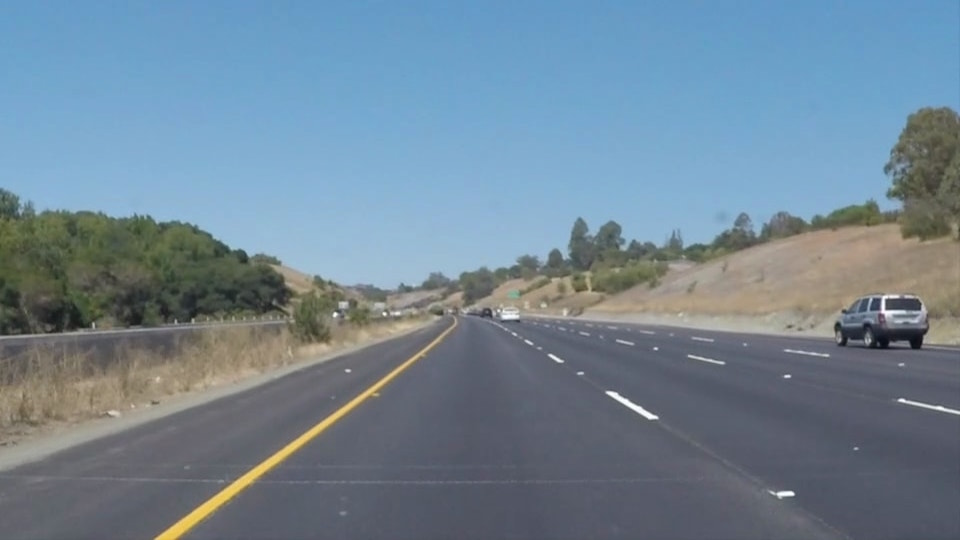
#> input picture test_images/solidYellowCurve.jpg, 960 x 540 px
$ jupyter execute --allow-errors lane_line_detector.ipynb   (shell and % lines are left out)
#> lines starting #> are read from the running program, lines starting #| are printed output that depends on the picture; after the words box and inside, x2 and y2 are one past the last pixel; in counts of white or black regions, pixels touching at a corner belong together
# Self-Driving Car Engineer Nanodegree

## Project: **Finding Lane Lines on the Road**
***
In this project, you will use the tools you learned about in the lesson to identify lane lines on the road.  You can develop your pipeline on a series of individual images, and later apply the result to a video stream (really just a series of images). Check out the video clip "raw-lines-example.mp4" (also contained in this repository) to see what the output should look like after using the helper functions below.

Once you have a result that looks roughly like "raw-lines-example.mp4", you'll need to get creative and try to average and/or extrapolate the line segments you've detected to map out the full extent of the lane lines.  You can see an example of the result you're going for in the video "P1_example.mp4".  Ultimately, you would like to draw just one line for the left side of the lane, and one for the right.

In addition to implementing code, there is a brief writeup to complete. The writeup should be completed in a separate file, which can be either a markdown file or a pdf document. There is a [write up template](https://github.com/udacity/CarND-LaneLines-P1/blob/master/writeup_template.md) that can be used to guide the writing process. Completing both the code in the Ipython notebook and the writeup template will cover all of the [rubric points](https://review.udacity.com/#!/rubrics/322/view) for this project.

---
Let's have a look at our first image called 'test_images/solidWhiteRight.jpg'.  Run the 2 cells below (hit Shift-Enter or the "play" button above) to display the image.

**Note: If, at any point, you encounter frozen display windows or other confounding issues, you can always start again with a clean slate by going to the "Kernel" menu above and selecting "Restart & Clear Output".**

---

**The tools you have are color selection, region of interest selection, grayscaling, Gaussian smoothing, Canny Edge Detection and Hough Tranform line detection.  You  are also free to explore and try other techniques that were not presented in the lesson.  Your goal is piece together a pipeline to detect the line segments in the image, then average/extrapolate them and draw them onto the image for display (as below).  Once you have a working pipeline, try it out on the video stream below.**

---

<figure>

 <figcaption>
 <p></p>
 <p style="text-align: center;"> Your output should look something like this (above) after detecting line segments using the helper functions below </p>
 </figcaption>
</figure>
 <p></p>
<figure>

 <figcaption>
 <p></p>
 <p style="text-align: center;"> Your goal is to connect/average/extrapolate line segments to get output like this</p>
 </figcaption>
</figure>

**Run the cell below to import some packages.  If you get an `import error` for a package you've already installed, try changing your kernel (select the Kernel menu above --> Change Kernel).  Still have problems?  Try relaunching Jupyter Notebook from the terminal prompt.  Also, consult the forums for more troubleshooting tips.**

## Import Packages

[cell 1]
#importing some useful packages
import matplotlib.pyplot as plt
import matplotlib.image as mpimg
import numpy as np
import cv2

## Read in an Image

[cell 2]
#reading in an image
image = mpimg.imread('test_images/solidYellowCurve.jpg')
#> image is the input picture: shape (540, 960, 3); mean R, G, B 113, 133.4, 149
#image = mpimg.imread('test_images/solidYellowCurve2.jpg')
#image = mpimg.imread('test_images/challenge3.jpg')   # this is for challenge

#printing out some stats and plotting
print('This image is:', type(image), 'with dimensions:', image.shape)
#| This image is: <class 'numpy.ndarray'> with dimensions: (540, 960, 3)
plt.imshow(image)  # if you wanted to show a single color channel image called 'gray', for example, call as plt.imshow(gray, cmap='gray')

# Region-of-interest vertices
# We want a trapezoid shape, with bottom edge at the bottom of the image
trap_bottom_width = 0.85  # width of bottom edge of trapezoid, expressed as percentage of image width
trap_top_width = 0.07     # ditto for top edge of trapezoid
trap_height = 0.4         # height of the trapezoid expressed as percentage of image height
imshape = image.shape
vertices = np.array( np.floor( [[ ( imshape[1]*(0.5-trap_bottom_width/2),imshape[0] ),\
                       ( (imshape[1]*(0.5-trap_top_width/2)), imshape[0]*(1-trap_height) ),\
                       ( (imshape[1]*(0.5+trap_top_width/2)), imshape[0]*(1-trap_height) ), \
                       ( imshape[1]*(0.5+trap_bottom_width/2),imshape[0]) ]] ), dtype=np.int32  )

## Ideas for Lane Detection Pipeline

**Some OpenCV functions (beyond those introduced in the lesson) that might be useful for this project are:**

`cv2.inRange()` for color selection
`cv2.fillPoly()` for regions selection
`cv2.line()` to draw lines on an image given endpoints
`cv2.addWeighted()` to coadd / overlay two images
`cv2.cvtColor()` to grayscale or change color
`cv2.imwrite()` to output images to file
`cv2.bitwise_and()` to apply a mask to an image

**Check out the OpenCV documentation to learn about these and discover even more awesome functionality!**

## Helper Functions

Below are some helper functions to help get you started. They should look familiar from the lesson!

[cell 3]
import math

def grayscale(img):
    """Applies the Grayscale transform
    This will return an image with only one color channel
    but NOTE: to see the returned image as grayscale
    (assuming your grayscaled image is called 'gray')
    you should call plt.imshow(gray, cmap='gray')"""
    return cv2.cvtColor(img, cv2.COLOR_RGB2GRAY)
    # Or use BGR2GRAY if you read an image with cv2.imread()
    # return cv2.cvtColor(img, cv2.COLOR_BGR2GRAY)

def graymask(gray_img, gray_threshold):
    """Applies the Gray filter
    This will return a gray image with the regions inside the gray_threshold.
    It first transform the image to gray range and then filter it based on the Gray range.
    `img` is a gray image with 1 channel.
    `gray_threshold` should be a numpy array of an integer (0-255) like :
    gray_threshold = [100]
    """
    # copy the gray_img for mask calculation
    temp= np.copy(gray_img)
    # Mask pixels below the gray_threshold
    color_threshold = (temp[:,:] < gray_threshold[0])
    temp[color_threshold]  = [0]
    temp[~color_threshold] = [255]
    return temp

# [15 lines left out: function rgbfilter, not called in this run]

def hsvmask(img, hsv_rangeLower, hsv_rangeUpper):
    """Applies the HSV filter
    This will return a binary image with the regions inside the hsv_rangeLower and hsv_rangeLower.
    It first transform the image to HSV range and then calculate a mask to represent the regions inside of the HSV range.
    `img` is a colorful image with 3 channels.
    `hsv_rangeLower` and `hsv_rangeUpper` should be numpy arrays of integers like:
    hsv_rangeLower = np.array([10, 100, 100])
    hsv_rangeUpper = np.array([20, 255, 255])
    in opencv the range for HSV values would be as follows:
    H (HUE): 0-179
    S (Saturation): 0-255
    V (Value): 0-255
    """
    img_hsv = cv2.cvtColor(img, cv2.COLOR_RGB2HSV)
    # Or use BGR2HSV if you read an image with cv2.imread()
    # return cv2.cvtColor(img, cv2.COLOR_BGR2HSV)
    return cv2.inRange(img_hsv, hsv_rangeLower, hsv_rangeUpper)

def canny(img, low_threshold, high_threshold):
    """Applies the Canny transform"""
    return cv2.Canny(img, low_threshold, high_threshold)

def gaussian_blur(img, kernel_size):
    """Applies a Gaussian Noise kernel"""
    return cv2.GaussianBlur(img, (kernel_size, kernel_size), 0)

def region_of_interest(img, vertices):
    """
    Applies an image mask.

    Only keeps the region of the image defined by the polygon
    formed from `vertices`. The rest of the image is set to black.
    `vertices` should be a numpy array of integer points.
    """
    #defining a blank mask to start with
    mask = np.zeros_like(img)

    #defining a 3 channel or 1 channel color to fill the mask with depending on the input image
    if len(img.shape) > 2:
        channel_count = img.shape[2]  # i.e. 3 or 4 depending on your image
        ignore_mask_color = (255,) * channel_count
    else:
        ignore_mask_color = 255

    #filling pixels inside the polygon defined by "vertices" with the fill color
    cv2.fillPoly(mask, vertices, ignore_mask_color)

    #returning the image only where mask pixels are nonzero
    masked_image = cv2.bitwise_and(img, mask)
    return masked_image


def draw_lines(img, lines, window_height, color=[255, 0, 0], thickness=10):
    """
    NOTE: this is the function you might want to use as a starting point once you want to
    average/extrapolate the line segments you detect to map out the full
    extent of the lane (going from the result shown in raw-lines-example.mp4
    to that shown in P1_example.mp4).

    Think about things like separating line segments by their
    slope ((y2-y1)/(x2-x1)) to decide which segments are part of the left
    line vs. the right line.  Then, you can average the position of each of
    the lines and extrapolate to the top and bottom of the lane.

    This function draws `lines` with `color` and `thickness`.
    Lines are drawn on the image inplace (mutates the image).
    If you want to make the lines semi-transparent, think about combining
    this function with the weighted_img() function below

    `window_height` is the height of region of interest
    """
    # In case of error, don't draw the line(s)
    if lines is None:
        return
    if len(lines) == 0:
        return
    draw_right = True
    draw_left = True

    # Find slopes of all lines
    # But only care about lines where abs(slope) > slope_threshold
    slope_threshold_lower = 0.5
    slope_threshold_upper = 1
    slopes = []
    new_lines = []
    for line in lines:
        x1, y1, x2, y2 = line[0]  # line = [[x1, y1, x2, y2]]

        # Calculate slope
        if x2 - x1 == 0.:  # corner case, avoiding division by 0
            slope = 999.  # practically infinite slope
        else:
            slope = (y2 - y1) / (x2 - x1)

        # Filter lines based on slope
        if abs(slope) > slope_threshold_lower and abs(slope) < slope_threshold_upper:
            slopes.append(slope)
            new_lines.append(line)

    lines = new_lines

    # Split lines into right_lines and left_lines, representing the right and left lane lines
    # Right/left lane lines must have positive/negative slope, and be on the right/left half of the image
    right_lines = []
    left_lines = []
    for i, line in enumerate(lines):
        x1, y1, x2, y2 = line[0]
        img_x_center = img.shape[1] / 2  # x coordinate of center of image
        if slopes[i] > 0 and x1 > img_x_center and x2 > img_x_center:
            right_lines.append(line)
        elif slopes[i] < 0 and x1 < img_x_center and x2 < img_x_center:
            left_lines.append(line)


    # Run linear regression to find best fit line for right and left lane lines
    # Right lane lines
    right_lines_x = []
    right_lines_y = []

    for line in right_lines:
        x1, y1, x2, y2 = line[0]

        right_lines_x.append(x1)
        right_lines_x.append(x2)

        right_lines_y.append(y1)
        right_lines_y.append(y2)

    if len(right_lines_x) > 0:
        right_m, right_b = np.polyfit(right_lines_x, right_lines_y, 1)  # y = m*x + b
    else:
        right_m, right_b = 1, 1
        draw_right = False

    # Left lane lines
    left_lines_x = []
    left_lines_y = []

    for line in left_lines:
        x1, y1, x2, y2 = line[0]

        left_lines_x.append(x1)
        left_lines_x.append(x2)

        left_lines_y.append(y1)
        left_lines_y.append(y2)

    if len(left_lines_x) > 0:
        left_m, left_b = np.polyfit(left_lines_x, left_lines_y, 1)  # y = m*x + b
    else:
        left_m, left_b = 1, 1
        draw_left = False

    # Find 2 end points for right and left lines, used for drawing the line
    # y = m*x + b --> x = (y - b)/m
    #trap_height = window_height
    y1 = img.shape[0]
    y2 = img.shape[0] * (1 - window_height)

    right_x1 = (y1 - right_b) / right_m
    right_x2 = (y2 - right_b) / right_m

    # Set a tolerance respect to the image center to draw final right line
    tolerance = 0.1
    if right_x1 < (img.shape[1] *(0.5-tolerance)) or right_x2 < (img.shape[1] *(0.5-tolerance)):
        draw_right = False

    left_x1 = (y1 - left_b) / left_m
    left_x2 = (y2 - left_b) / left_m

    # Set a tolerance respect to the image center to draw final left line
    if left_x1 > (img.shape[1] *(0.5+tolerance)) or left_x2 > (img.shape[1] *(0.5+tolerance)):
        draw_left = False

    # Convert calculated end points from float to int
    y1 = int(y1)
    y2 = int(y2)
    right_x1 = int(right_x1)
    right_x2 = int(right_x2)
    left_x1 = int(left_x1)
    left_x2 = int(left_x2)

    # Draw the right and left lines on image
    if draw_right:
        cv2.line(img, (right_x1, y1), (right_x2, y2), color, thickness)
    if draw_left:
        cv2.line(img, (left_x1, y1), (left_x2, y2), color, thickness)

def hough_lines(img, rho, theta, threshold, min_line_len, max_line_gap, window_height):
    """
    `img` should be the output of a Canny transform.
    `window_height` is the height of region of interest
    Returns an image with hough lines drawn.
    """
    lines = cv2.HoughLinesP(img, rho, theta, threshold, np.array([]), minLineLength=min_line_len, maxLineGap=max_line_gap)
    line_img = np.zeros((img.shape[0], img.shape[1], 3), dtype=np.uint8)
    draw_lines(line_img, lines, window_height)
    return line_img

# Python 3 has support for cool math symbols.

def weighted_img(img, initial_img, α=0.8, β=1., γ=0.):
    """
    `img` is the output of the hough_lines(), An image with lines drawn on it.
    Should be a blank image (all black) with lines drawn on it.

    `initial_img` should be the image before any processing.

    The result image is computed as follows:

    initial_img * α + img * β + γ
    NOTE: initial_img and img must be the same shape!
    """
    return cv2.addWeighted(initial_img, α, img, β, γ)

## Test Images

Build your pipeline to work on the images in the directory "test_images"
**You should make sure your pipeline works well on these images before you try the videos.**

[cell 4]
import os
os.listdir("test_images/")

## Build a Lane Finding Pipeline

Build the pipeline and run your solution on all test_images. Make copies into the `test_images_output` directory, and you can use the images in your writeup report.

Try tuning the various parameters, especially the low and high Canny thresholds as well as the Hough lines parameters.

[cell 5]
# TODO: Build your pipeline that will draw lane lines on the test_images
# then save them to the test_images_output directory.

gray = grayscale(image)
#> in grayscale, `return cv2.cvtColor(img, cv2.COLOR_RGB2GRAY)`:
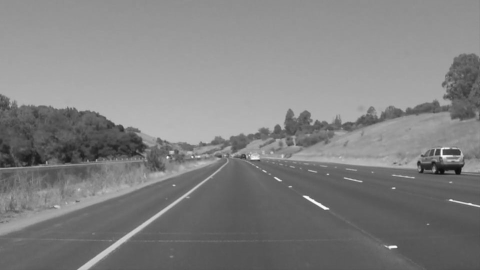
#> returned value: shape (540, 960) (shown at 1/2 size); min 11, max 254, mean 129.1

# Define a kernel size and apply Gaussian smoothing
kernel_size = 3
blur_gray = gaussian_blur (gray, kernel_size)

# Define our parameters for Canny and apply
low_threshold = 50
high_threshold = 150
edges = canny(blur_gray, low_threshold, high_threshold)
#> in canny, `return cv2.Canny(img, low_threshold, high_threshold)`:
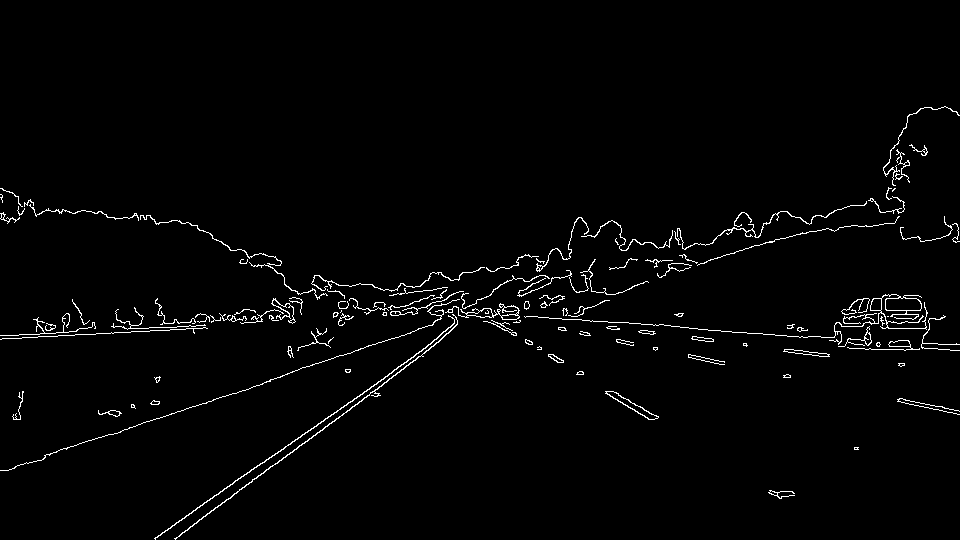
#> returned value: shape (540, 960); 1.9% white in thin lines or dots, all inside (x1, y1, x2, y2) = (0, 106, 960, 540)

# Challenge Mode: Make "edges" have more information (detected points) about white and yellow collors
#   white color info  --> provided by graymask function
#   yellow color info --> provided by hsvmask function

# Define mask_white for white color regions
white_threshold = [202]   # white_threshold is for very bright regions
mask_white = graymask(gray, white_threshold)
#> in graymask, `color_threshold = (temp[:,:] < gray_threshold[0])`:
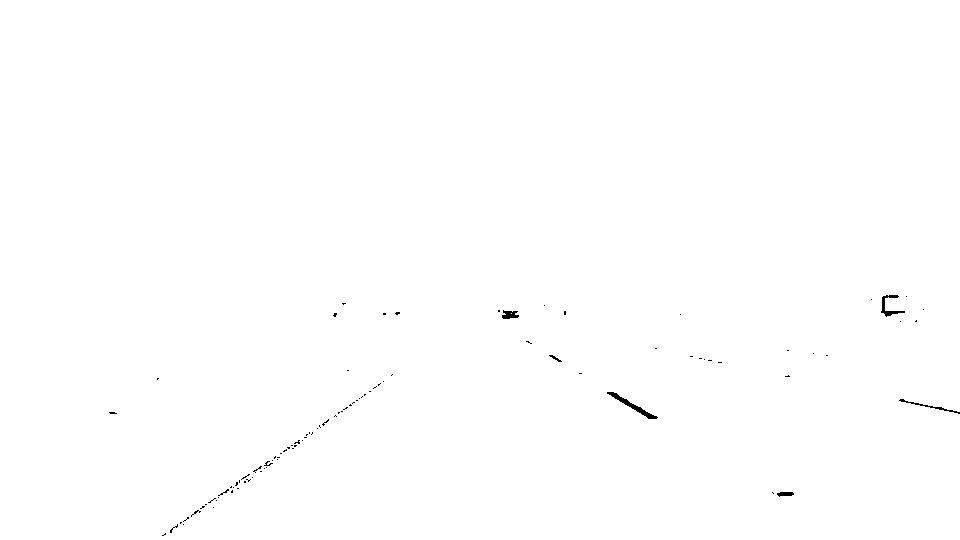
#> color_threshold: shape (540, 960) bool; 99.8% white; 97 black regions (91 under 20 px), largest, box (x1, y1, x2, y2) and area: (607, 392, 658, 419) 246, (881, 295, 905, 317) 157, (899, 399, 960, 414) 111, (502, 310, 519, 319) 104, (777, 492, 794, 497) 62, (549, 355, 562, 362) 30
#> in graymask, `temp[color_threshold]  = [0]`:
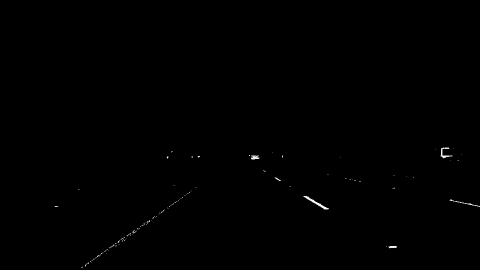
#> temp: shape (540, 960) (shown at 1/2 size); min 0, max 254, mean 0.5

# Define mask_yellow for yellow color regions
hsv_rangeLower_yellow = np.array([10, 100, 100])
hsv_rangeUpper_yellow = np.array([22, 230, 255])
mask_yellow = hsvmask(image, hsv_rangeLower_yellow, hsv_rangeUpper_yellow)
#> in hsvmask, `return cv2.inRange(img_hsv, hsv_rangeLower, hsv_rangeUpper)`:
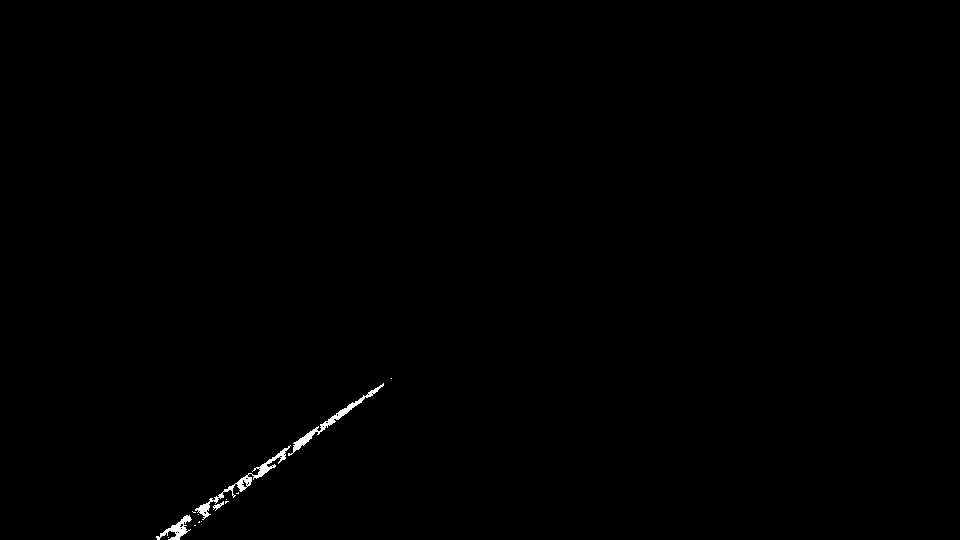
#> returned value: shape (540, 960); 0.31% white; 14 white regions (10 under 20 px), largest, box (x1, y1, x2, y2) and area: (195, 445, 291, 520) 665, (288, 383, 384, 456) 568, (156, 515, 192, 540) 313, (213, 501, 224, 511) 41

# Combine the edges, mask_white, mask_yellow --> This is for challenge mode!
edges_white        = cv2.bitwise_or(edges, mask_white)
edges_white_yellow = cv2.bitwise_or(edges_white, mask_yellow)
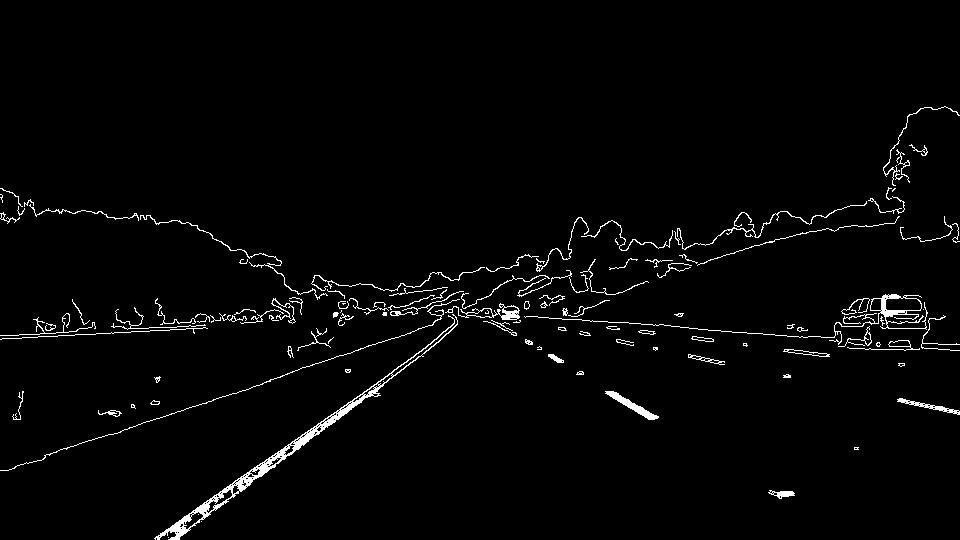
#> edges_white_yellow: shape (540, 960); 2.3% white in thin lines or dots, all inside (x1, y1, x2, y2) = (0, 106, 960, 540)

# Next we'll create a masked edges image using the region_of_interest function
masked_edges = region_of_interest(edges_white_yellow, vertices)
#> in region_of_interest, `cv2.fillPoly(mask, vertices, ignore_mask_color)`:
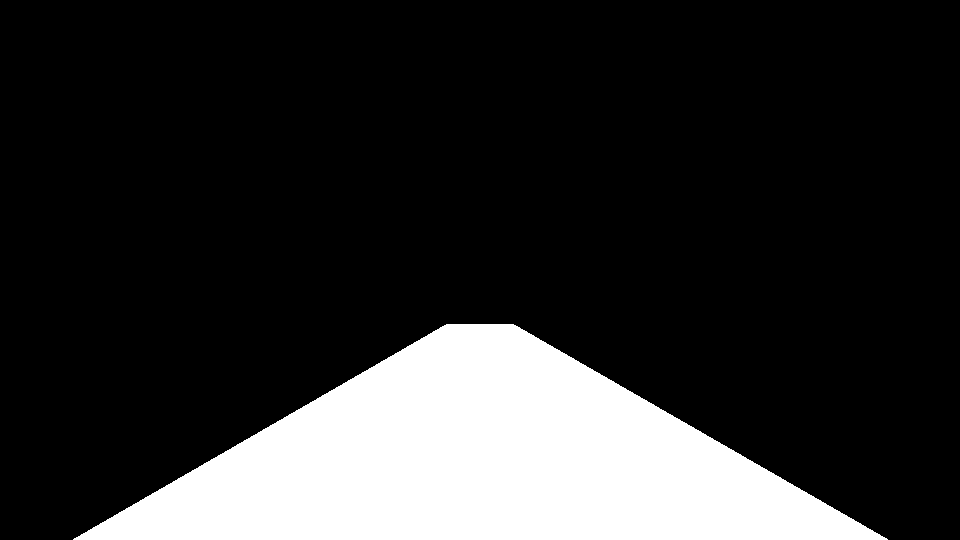
#> mask: shape (540, 960); 18.4% white; 1 white region, box (x1, y1, x2, y2) and area: (73, 324, 888, 540) 95523

# Define the Hough transform parameters
# Make a blank the same size as our image to draw on
rho = 1               # distance resolution in pixels of the Hough grid
theta = np.pi/180     # angular resolution in radians of the Hough grid
threshold = 25        # minimum number of votes (intersections in Hough grid cell)
min_line_length = 35  # minimum number of pixels making up a line
max_line_gap = 35     # maximum gap in pixels between connectable line segments

# Run Hough on edge detected image
lines_masked_edges = hough_lines(masked_edges, rho, theta, threshold, min_line_length, max_line_gap, trap_height)
#> (the rest of the program and of its run is left out)
